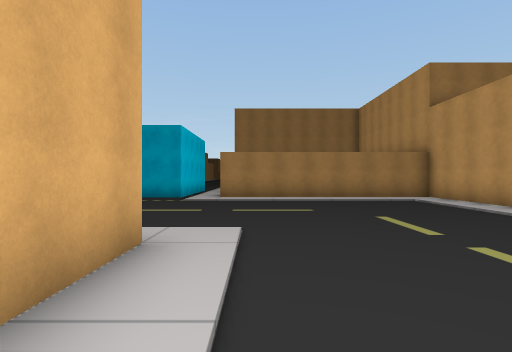
view 1 (above)

22 first-person views from a walk through a scene from a Unity 3-D project. The camera is 1.5 m above the floor, looks level and sees 80° across. The floor is counted in squares, 2 m on a side. Each view is taken from the middle of a square. On the plan, view 1 faces up. The plan holds only what a view shows up to about 10 squares ahead; the rest is blank. The place goes on beyond the plan. The player character is not drawn.

view 2
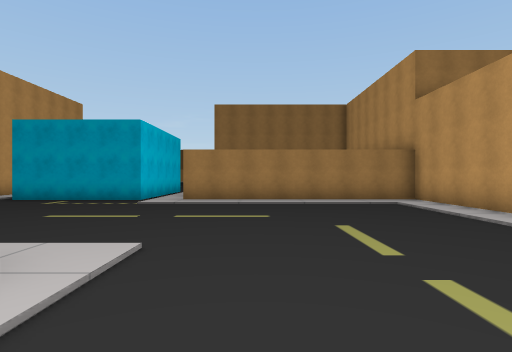

view 3
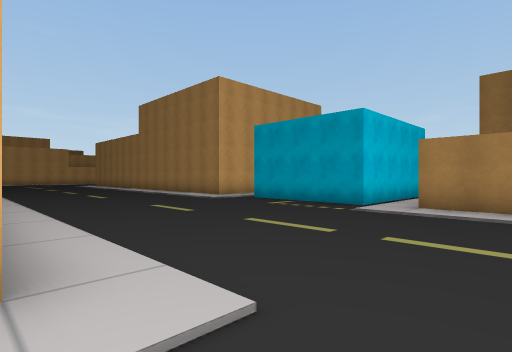

view 4
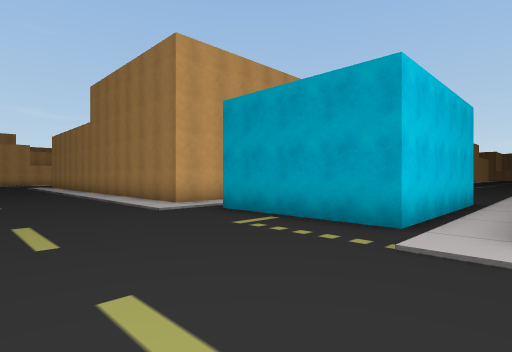

view 5
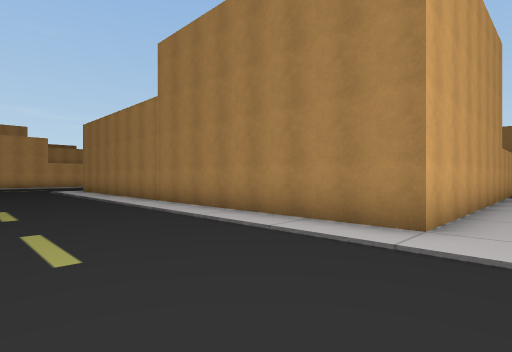

view 6
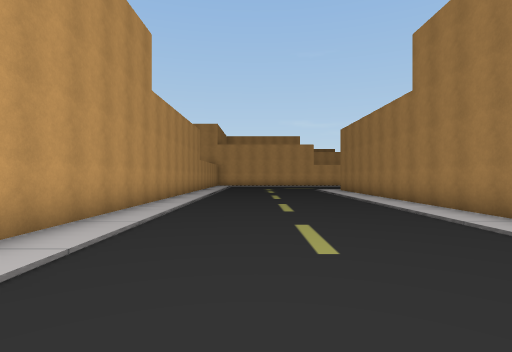

view 7
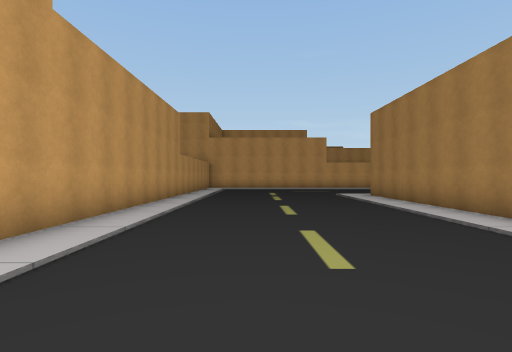

view 8
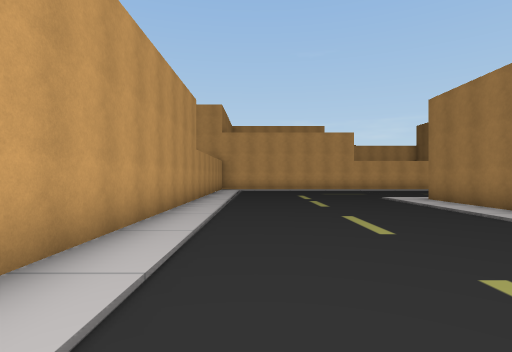

view 9
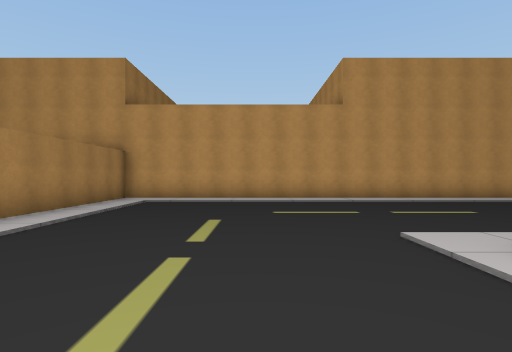

view 10
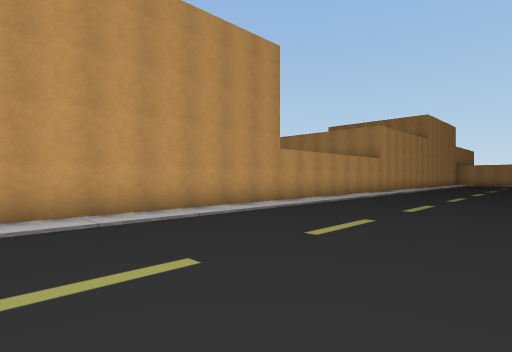

view 11
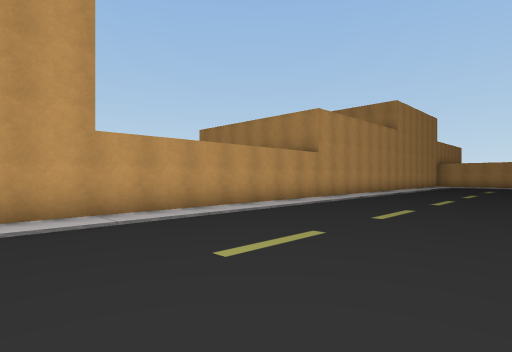

view 12
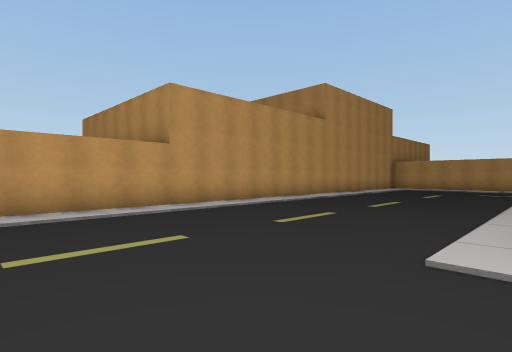

view 13
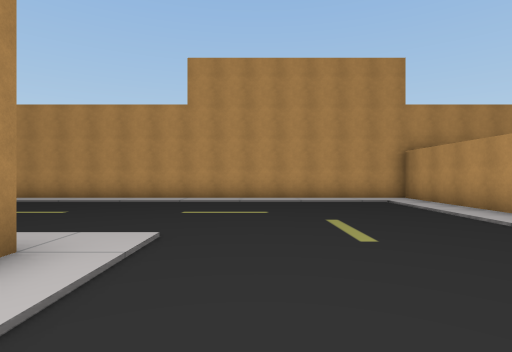

view 14
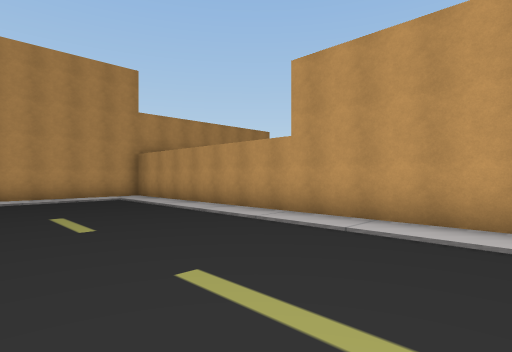

view 15
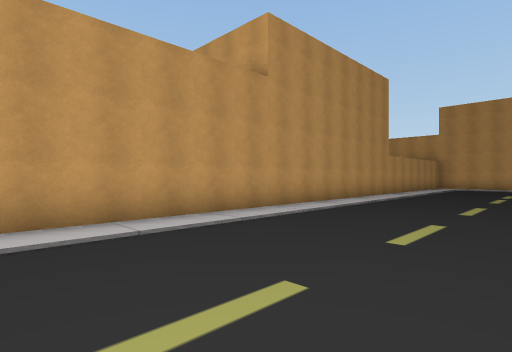

view 16
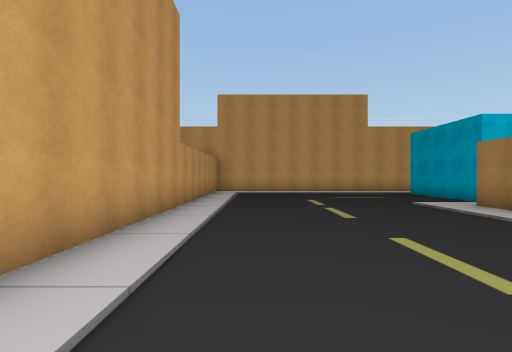

view 17
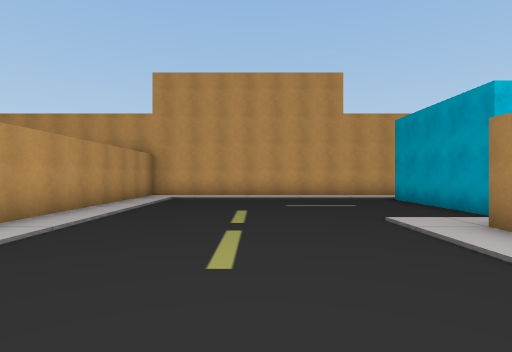

view 18
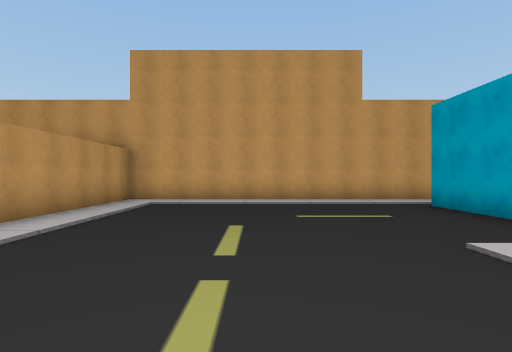

view 19
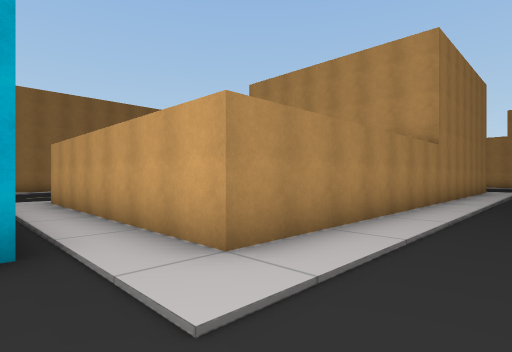

view 20
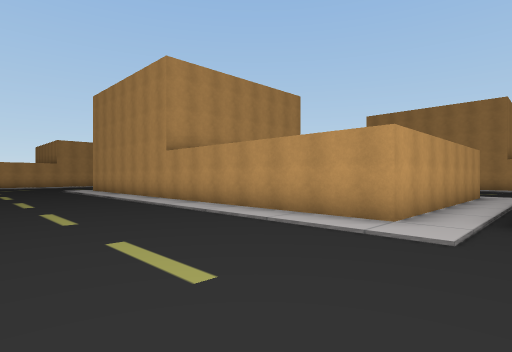

view 21
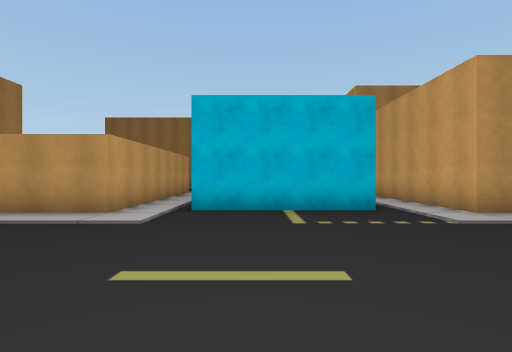

view 22
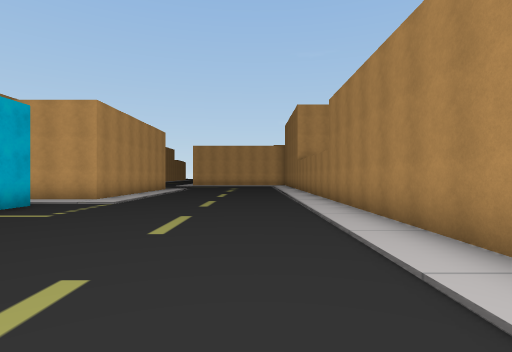

### Floor plan
Key: @ floor where view 1 was taken; # wall or solid block; . floor; O other object.
Columns run from 23 left of view 1 to 8 right of it. Each row starts with its distance up from view 1.
 15               O.    #.
 14               O.    #.       O
 13               O.    #.       O
 12               O.    #.       O
 11  OOOOOOOOOOOOOO..####.OOOOOOOO
 10 .............................OOO
  9 .............................O
  8 .............................O
  7 .............................O
  6 .............................O
  5 .............................O
  4 .............................O
  3 OOOOOOOOOOOOOO       O.......O
  2                      O.......O
  1                       .......O
  0                        @.....O
 -1                        ......O
 -2                        ......O
 -3 OOOOOOOO               ......O
 -4 .........              ......O
 -5 ..........             ......O
 -6 ............           ......O
 -7 ...................   .......O
 -8 ...................   .......O
 -9 ..................    .......O
-10 .................     .......O
-11 O.......OOOOOOOO      .......O
-12 O..####.O             .......O
-13 O..    .O              ......O
-14 O.     .O              ......O
-15 O.     .O      O       ......O
-16 O..####.O      O       ......O
-17 O.......OOOOOOOOOOO  O.......O
-18 O..................  ........O
-19 O.................. .........O
-20 O............  ..............O
-21 O............................O
-22 O............................O
-23 O............................O
-24 O............................O
-25  OOOOOOOOOOOOOOOOOOOOOOOOOOOOO
-26  O                           O
-27  O                           O

Where each view was taken, in squares from view 1:
view 1: 0 up, 0 right, facing up
view 2: 1 up, 1 right, facing up
view 3: 3 up, 1 right, facing up-left
view 4: 6 up, 1 left, facing up-left
view 5: 6 up, 7 left, facing up-left
view 6: 6 up, 7 left, facing left
view 7: 6 up, 11 left, facing left
view 8: 5 up, 13 left, facing left
view 9: 6 up, 4 left, facing right
view 10: 3 up, 0 right, facing down-right
view 11: 2 down, 0 right, facing down-right
view 12: 7 down, 1 left, facing down-right
view 13: 20 down, 4 left, facing right
view 14: 20 down, 5 left, facing down-right
view 15: 20 down, 3 left, facing down-left
view 16: 23 down, 8 left, facing left
view 17: 21 down, 11 left, facing left
view 18: 21 down, 13 left, facing left
view 19: 20 down, 17 left, facing up-right
view 20: 6 down, 17 left, facing down-right
view 21: 5 down, 18 left, facing down
view 22: 6 down, 13 left, facing left
